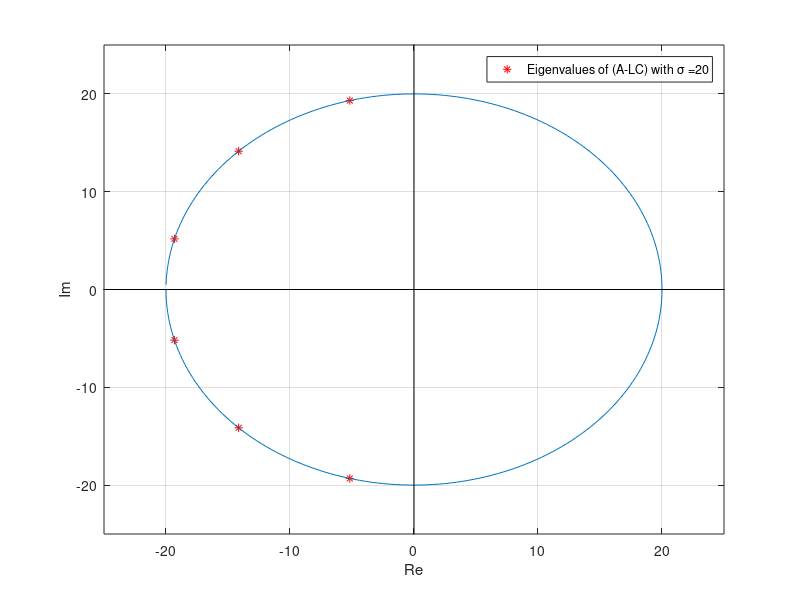

Write the MATLAB code that produced this figure.
% FOR HELICOPTER NR 3-10
% This file contains the initialization for the helicopter assignment in
% the course TTK4115. Run this file before you execute QuaRC_ -> Build 
% to build the file heli_q8.mdl.

% Oppdatert h�sten 2006 av Jostein Bakkeheim
% Oppdatert h�sten 2008 av Arnfinn Aas Eielsen
% Oppdatert h�sten 2009 av Jonathan Ronen
% Updated fall 2010, Dominik Breu
% Updated fall 2013, Mark Haring
% Updated spring 2015, Mark Haring


%%%%%%%%%%% Calibration of the encoder and the hardware for the specific
%%%%%%%%%%% helicopter
Joystick_gain_x = 0.8;
Joystick_gain_y = -1;


%%%%%%%%%%% Physical constants
g = 9.81; % gravitational constant [m/s^2]
l_c = 0.46; % distance elevation axis to counterweight [m]
l_h = 0.66; % distance elevation axis to helicopter head [m]
l_p = 0.175; % distance pitch axis to motor [m]
m_c = 1.92; % Counterweight mass [kg]
m_p = 0.72; % Motor mass [kg]

%%%%%%%%%%% Found values
k_f = 0.154;
v_s_star = 6.5;
j_p = 2*m_p*(l_p)^2;
j_e = m_c*(l_c)^2 + 2*m_p*(l_h)^2;
j_lambda = m_c*(l_c)^2 + 2*m_p*((l_h)^2 + (l_p)^2);
L_1 = l_p * k_f;
L_2 = g*(m_c*l_c-2*m_p*l_h);
L_3 = k_f*l_h;
L_4 = -k_f*l_h;
k1 = L_1/(j_p);
k2 = L_3/j_e;
k3 = -(L_4*L_2)/(j_lambda*L_3);


%%%%%%%%%%%%%%% Task 3

%%%%%%%%%%%%%%% Problem 1

A = [0, 1, 0; 
     0, 0, 0; 
     0, 0, 0];

B = [0, 0;
     0, k1; 
     k2, 0];
 
C = [1,0,0;
     0,0,1];%?
 
R = [0.1, 0;%vs
     0, 1];%vd


Q = [100, 0, 0;%p
     0, 30, 0;%pdot
     0, 0, 1000];%edot
 
 

K= lqr(A, B, Q, R);
D = 0;
P = inv(C*inv(B*K-A)*B);

eig(A-B*K)

%%%%%%% Part 4

%%%%Problem 2

A_e =  [[0 1 0 0 0 0]
        [0 0 0 0 0 0]
        [0 0 0 1 0 0]
        [0 0 0 0 0 0]
        [0 0 0 0 0 1]
        [k3 0 0 0 0 0]];
    
B_e =  [[0 0]
        [0 k1]
        [0 0]
        [k2 0]
        [0 0]
        [0 0]];
    
C_e =  [[1 0 0 0 0 0]
        [0 0 1 0 0 0]
        [0 0 0 0 1 0]];

    
observer = obsv(A_e, C_e);
rank(observer)

poles = zeros(6,1);
omegac = 20;
for i = 0:2
    poles(i+1) = omegac * exp(1j*(i*pi/6+pi/2+pi/12));
end
for i = 4:6
    poles(i) = conj(poles(i-3))
end
poles

%%% Ploting poles
plot(real(poles),imag(poles),'r*');
hold on;


%%Plot circle
n = 256;
dPhi = 2*pi/n;
phi = (-pi:dPhi:pi-dPhi);
z = omegac*exp(1j*phi);
C = [ real(z) ; imag(z) ];
plot(z);

%plot axis
line([0 0], [-omegac-10 omegac+10],'color','k','linewidth',0.5) %y-axis
line([-omegac-10 omegac+10], [0 0],'color','k','linewidth',0.5) %x-axis 

legend(strcat('Eigenvalues of (A-LC) with \sigma =', num2str(omegac)));
xlabel('Re');
ylabel('Im');
grid on;
axis([-25,25,-25,25])
%close;

L = place(A_e',C_e',poles)';

    
A_est = A_e-L*C_e;
%eig(A_est);